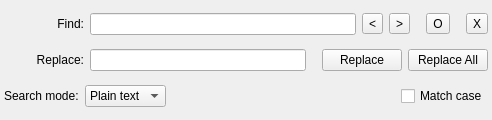
<?xml version="1.0" encoding="UTF-8"?>
<ui version="4.0">
 <class>Editor::FindReplace</class>
 <widget class="QWidget" name="Editor::FindReplace">
  <property name="geometry">
   <rect>
    <x>0</x>
    <y>0</y>
    <width>492</width>
    <height>120</height>
   </rect>
  </property>
  <property name="windowTitle">
   <string>Form</string>
  </property>
  <layout class="QVBoxLayout" name="verticalLayout">
   <property name="spacing">
    <number>0</number>
   </property>
   <property name="margin">
    <number>4</number>
   </property>
   <item>
    <widget class="QWidget" name="findContainer" native="true">
     <property name="sizePolicy">
      <sizepolicy hsizetype="Preferred" vsizetype="Maximum">
       <horstretch>0</horstretch>
       <verstretch>0</verstretch>
      </sizepolicy>
     </property>
     <property name="minimumSize">
      <size>
       <width>0</width>
       <height>32</height>
      </size>
     </property>
     <layout class="QHBoxLayout" name="horizontalLayout">
      <property name="margin">
       <number>0</number>
      </property>
      <item>
       <widget class="QLabel" name="label">
        <property name="minimumSize">
         <size>
          <width>80</width>
          <height>0</height>
         </size>
        </property>
        <property name="text">
         <string>Find:</string>
        </property>
        <property name="alignment">
         <set>Qt::AlignRight|Qt::AlignTrailing|Qt::AlignVCenter</set>
        </property>
        <property name="buddy">
         <cstring>find</cstring>
        </property>
       </widget>
      </item>
      <item>
       <widget class="QLineEdit" name="find">
        <property name="sizePolicy">
         <sizepolicy hsizetype="MinimumExpanding" vsizetype="Fixed">
          <horstretch>0</horstretch>
          <verstretch>0</verstretch>
         </sizepolicy>
        </property>
        <property name="minimumSize">
         <size>
          <width>200</width>
          <height>0</height>
         </size>
        </property>
        <property name="baseSize">
         <size>
          <width>220</width>
          <height>0</height>
         </size>
        </property>
       </widget>
      </item>
      <item>
       <widget class="QToolButton" name="btnPrev">
        <property name="toolTip">
         <string>Find previous</string>
        </property>
        <property name="text">
         <string notr="true">&lt;</string>
        </property>
        <property name="shortcut">
         <string>Shift+F3</string>
        </property>
        <property name="autoRaise">
         <bool>false</bool>
        </property>
       </widget>
      </item>
      <item>
       <widget class="QToolButton" name="btnNext">
        <property name="toolTip">
         <string>Find next</string>
        </property>
        <property name="text">
         <string notr="true">&gt;</string>
        </property>
        <property name="shortcut">
         <string>F3</string>
        </property>
        <property name="autoRaise">
         <bool>false</bool>
        </property>
       </widget>
      </item>
      <item>
       <spacer name="horizontalSpacer_2">
        <property name="orientation">
         <enum>Qt::Horizontal</enum>
        </property>
        <property name="sizeType">
         <enum>QSizePolicy::Fixed</enum>
        </property>
        <property name="sizeHint" stdset="0">
         <size>
          <width>10</width>
          <height>20</height>
         </size>
        </property>
       </spacer>
      </item>
      <item>
       <widget class="QToolButton" name="btnMore">
        <property name="toolTip">
         <string>Show options</string>
        </property>
        <property name="text">
         <string notr="true">O</string>
        </property>
        <property name="checkable">
         <bool>true</bool>
        </property>
        <property name="autoRaise">
         <bool>false</bool>
        </property>
       </widget>
      </item>
      <item>
       <spacer name="horizontalSpacer">
        <property name="orientation">
         <enum>Qt::Horizontal</enum>
        </property>
        <property name="sizeType">
         <enum>QSizePolicy::Fixed</enum>
        </property>
        <property name="sizeHint" stdset="0">
         <size>
          <width>10</width>
          <height>20</height>
         </size>
        </property>
       </spacer>
      </item>
      <item>
       <widget class="QToolButton" name="btnClose">
        <property name="toolTip">
         <string>Close search</string>
        </property>
        <property name="text">
         <string notr="true">X</string>
        </property>
        <property name="shortcut">
         <string>Esc</string>
        </property>
        <property name="autoRaise">
         <bool>false</bool>
        </property>
       </widget>
      </item>
     </layout>
    </widget>
   </item>
   <item>
    <widget class="QWidget" name="replaceContainer" native="true">
     <property name="sizePolicy">
      <sizepolicy hsizetype="Preferred" vsizetype="Maximum">
       <horstretch>0</horstretch>
       <verstretch>0</verstretch>
      </sizepolicy>
     </property>
     <property name="minimumSize">
      <size>
       <width>0</width>
       <height>32</height>
      </size>
     </property>
     <layout class="QHBoxLayout" name="horizontalLayout_2">
      <property name="margin">
       <number>0</number>
      </property>
      <item>
       <widget class="QLabel" name="label_2">
        <property name="minimumSize">
         <size>
          <width>80</width>
          <height>0</height>
         </size>
        </property>
        <property name="text">
         <string>Replace:</string>
        </property>
        <property name="alignment">
         <set>Qt::AlignRight|Qt::AlignTrailing|Qt::AlignVCenter</set>
        </property>
        <property name="buddy">
         <cstring>replace</cstring>
        </property>
       </widget>
      </item>
      <item>
       <widget class="QLineEdit" name="replace">
        <property name="sizePolicy">
         <sizepolicy hsizetype="Expanding" vsizetype="Fixed">
          <horstretch>0</horstretch>
          <verstretch>0</verstretch>
         </sizepolicy>
        </property>
        <property name="minimumSize">
         <size>
          <width>150</width>
          <height>0</height>
         </size>
        </property>
        <property name="baseSize">
         <size>
          <width>200</width>
          <height>0</height>
         </size>
        </property>
       </widget>
      </item>
      <item>
       <spacer name="horizontalSpacer_3">
        <property name="orientation">
         <enum>Qt::Horizontal</enum>
        </property>
        <property name="sizeType">
         <enum>QSizePolicy::Fixed</enum>
        </property>
        <property name="sizeHint" stdset="0">
         <size>
          <width>10</width>
          <height>20</height>
         </size>
        </property>
       </spacer>
      </item>
      <item>
       <widget class="QPushButton" name="btnReplace">
        <property name="text">
         <string>Replace</string>
        </property>
       </widget>
      </item>
      <item>
       <widget class="QPushButton" name="btnReplaceAll">
        <property name="text">
         <string>Replace All</string>
        </property>
       </widget>
      </item>
     </layout>
    </widget>
   </item>
   <item>
    <widget class="QWidget" name="optionsContainer" native="true">
     <property name="sizePolicy">
      <sizepolicy hsizetype="Preferred" vsizetype="Maximum">
       <horstretch>0</horstretch>
       <verstretch>0</verstretch>
      </sizepolicy>
     </property>
     <property name="minimumSize">
      <size>
       <width>0</width>
       <height>32</height>
      </size>
     </property>
     <layout class="QHBoxLayout" name="horizontalLayout_3">
      <property name="margin">
       <number>0</number>
      </property>
      <item>
       <widget class="QLabel" name="label_3">
        <property name="text">
         <string>Search mode:</string>
        </property>
        <property name="buddy">
         <cstring>searchMode</cstring>
        </property>
       </widget>
      </item>
      <item>
       <widget class="QComboBox" name="searchMode">
        <item>
         <property name="text">
          <string>Plain text</string>
         </property>
        </item>
        <item>
         <property name="text">
          <string>Pattern</string>
         </property>
        </item>
       </widget>
      </item>
      <item>
       <spacer name="horizontalSpacer_4">
        <property name="orientation">
         <enum>Qt::Horizontal</enum>
        </property>
        <property name="sizeHint" stdset="0">
         <size>
          <width>40</width>
          <height>20</height>
         </size>
        </property>
       </spacer>
      </item>
      <item>
       <widget class="QCheckBox" name="matchCase">
        <property name="text">
         <string>Match case</string>
        </property>
       </widget>
      </item>
     </layout>
    </widget>
   </item>
  </layout>
 </widget>
 <tabstops>
  <tabstop>find</tabstop>
  <tabstop>replace</tabstop>
  <tabstop>btnReplace</tabstop>
  <tabstop>btnReplaceAll</tabstop>
  <tabstop>searchMode</tabstop>
  <tabstop>matchCase</tabstop>
  <tabstop>btnPrev</tabstop>
  <tabstop>btnNext</tabstop>
  <tabstop>btnMore</tabstop>
  <tabstop>btnClose</tabstop>
 </tabstops>
 <resources/>
 <connections/>
</ui>
